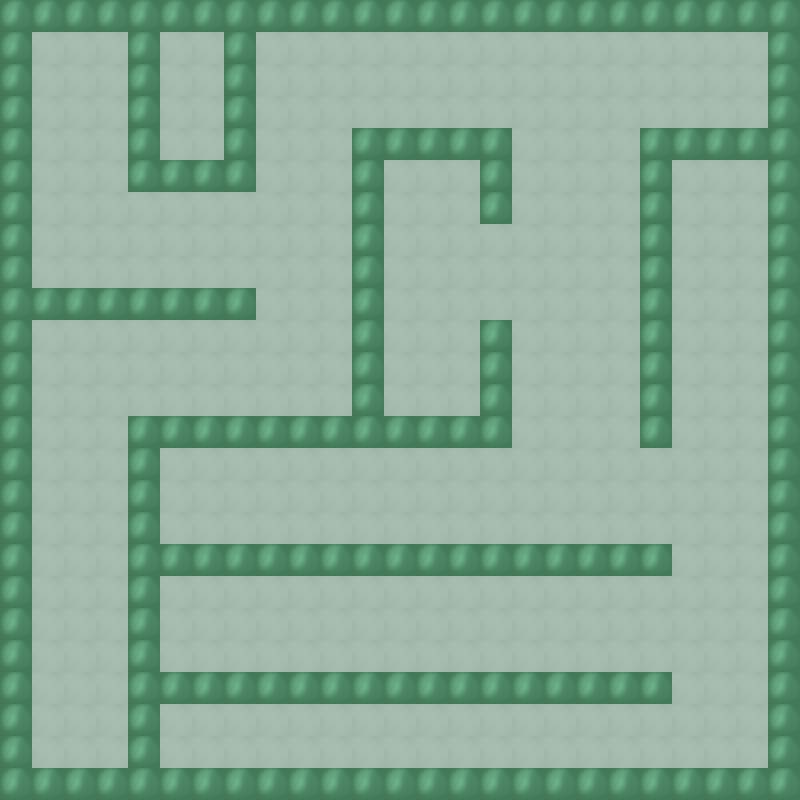

A 2D game scene composited from a Tiled map and its tileset images. What follows is a short description and the map's XML, with each tile layer's data collapsed to a summary:
An orthogonal 25x25 tile map with 32x32 px tiles, 1 tile layer (Tile Layer 1), 2 tilesets.

<map version="1.0" orientation="orthogonal" renderorder="right-down" width="25" height="25" tilewidth="32" tileheight="32" nextobjectid="1">
 <tileset firstgid="1" name="block" tilewidth="32" tileheight="32" tilecount="1">
  <image source="block.png" width="32" height="32" />
  <tile id="0">
   <properties>
    <property name="blocked" value="true" />
   </properties>
  </tile>
 </tileset>
 <tileset firstgid="2" name="background" tilewidth="32" tileheight="32" tilecount="1">
  <image source="background.png" width="32" height="32" />
 </tileset>
 <layer name="Tile Layer 1" width="25" height="25">
  <data>[625 cells, 625 non-empty, 2 distinct tile ids]</data>
 </layer>
</map>